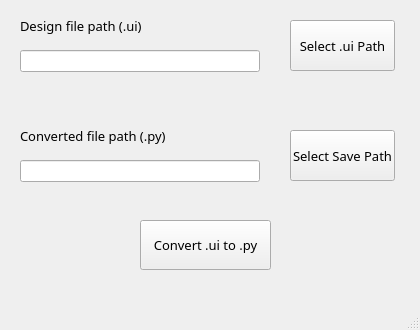
<?xml version="1.0" encoding="UTF-8"?>
<ui version="4.0">
 <class>MainWindow</class>
 <widget class="QMainWindow" name="MainWindow">
  <property name="geometry">
   <rect>
    <x>0</x>
    <y>0</y>
    <width>420</width>
    <height>330</height>
   </rect>
  </property>
  <property name="minimumSize">
   <size>
    <width>420</width>
    <height>330</height>
   </size>
  </property>
  <property name="maximumSize">
   <size>
    <width>420</width>
    <height>330</height>
   </size>
  </property>
  <property name="font">
   <font>
    <family>Microsoft YaHei UI Light</family>
    <pointsize>10</pointsize>
   </font>
  </property>
  <property name="windowTitle">
   <string>Conventer</string>
  </property>
  <widget class="QWidget" name="centralwidget">
   <widget class="QLabel" name="label">
    <property name="geometry">
     <rect>
      <x>20</x>
      <y>10</y>
      <width>121</width>
      <height>31</height>
     </rect>
    </property>
    <property name="text">
     <string>Design file path (.ui)</string>
    </property>
   </widget>
   <widget class="QLabel" name="label_2">
    <property name="geometry">
     <rect>
      <x>20</x>
      <y>120</y>
      <width>151</width>
      <height>31</height>
     </rect>
    </property>
    <property name="text">
     <string>Converted file path (.py)</string>
    </property>
   </widget>
   <widget class="QLineEdit" name="ui_path_textbox">
    <property name="geometry">
     <rect>
      <x>20</x>
      <y>50</y>
      <width>240</width>
      <height>22</height>
     </rect>
    </property>
   </widget>
   <widget class="QLineEdit" name="py_path_textbox">
    <property name="geometry">
     <rect>
      <x>20</x>
      <y>160</y>
      <width>240</width>
      <height>22</height>
     </rect>
    </property>
   </widget>
   <widget class="QPushButton" name="select_ui_path_button">
    <property name="geometry">
     <rect>
      <x>290</x>
      <y>20</y>
      <width>105</width>
      <height>51</height>
     </rect>
    </property>
    <property name="text">
     <string>Select .ui Path</string>
    </property>
   </widget>
   <widget class="QPushButton" name="select_py_path_button">
    <property name="geometry">
     <rect>
      <x>290</x>
      <y>130</y>
      <width>105</width>
      <height>51</height>
     </rect>
    </property>
    <property name="text">
     <string>Select Save Path</string>
    </property>
   </widget>
   <widget class="QPushButton" name="convert_button">
    <property name="geometry">
     <rect>
      <x>140</x>
      <y>220</y>
      <width>131</width>
      <height>50</height>
     </rect>
    </property>
    <property name="text">
     <string>Convert .ui to .py</string>
    </property>
   </widget>
  </widget>
  <widget class="QStatusBar" name="statusbar"/>
 </widget>
 <resources/>
 <connections/>
</ui>
